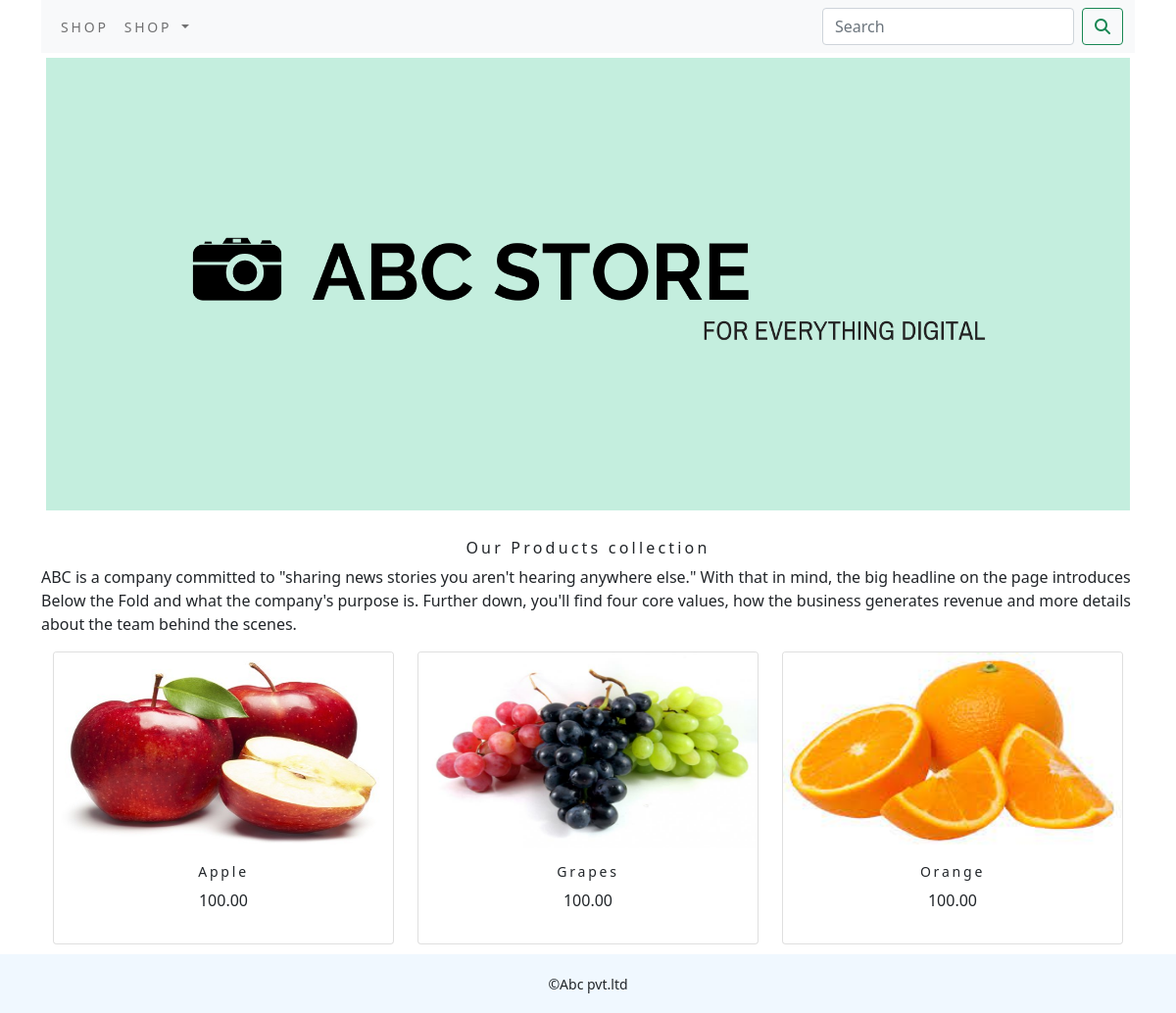
The app's page /shop/ with its own data.
### shop/models.py (models this page shows, shortened)
class Product(models.Model):
    name = models.CharField(max_length=250, unique=True)
    slug = models.SlugField(max_length=250, unique=True)
    description = models.TextField(blank=True)
    price = models.DecimalField(max_digits=10, decimal_places=2)
    category = models.ForeignKey(Category, on_delete=models.CASCADE)
    image = models.ImageField(upload_to='product', blank=True)
    stock = models.IntegerField()
    available = models.BooleanField(default=True)
    created = models.DateTimeField(auto_now_add=True)
    updated = models.DateTimeField(auto_now=True)
    def get_url(self):
        return reverse('shop:prodCatdetail', args=[self.category.slug, self.slug])
    class Meta:
        ordering = ('name',)
        verbose_name = 'product'
        verbose_name_plural = 'products'

### shop/views.py (the view)
# urls.py: path('', views.allProdCat, name='allProdCat'),
def allProdCat(request, c_slug=None):
    c_page = None
    products_list = None
    if c_slug != None:
        c_page = get_object_or_404(Category, slug=c_slug)
        products_list = Product.objects.all().filter(category=c_page, available=True)
    else:
        products_list = Product.objects.all().filter(available=True)
    paginator = Paginator(products_list, 3)
    try:
        page = int(request.Get('page', '1'))
    except:
        page = 1
    try:
        products = paginator.page(page)
    except(EmptyPage, InvalidPage):
        products = paginator.page(paginator.num_pages)
    return render(request, "category.html", {'category': c_page, 'products': products})

### cart/context_processors.py (called while the page is built)
def counter(request):
    item_count = 0
    if 'admin' in request.path:
        return {}
    else:
        try:
            cart = Cart.objects.filter(cart_id=_cart_id(request))
            cart_items = CartItem.objects.all().filter(cart=cart[:1])
            for cart_item in cart_items:
                item_count += cart_item.quantity
        except Cart.DoesNotExist:
            item_count = 0
    return dict(item_count=item_count)

### cart/views.py (called while the page is built)
def _cart_id(request):
    cart = request.session.session_key
    if not cart:
        cart = request.session.create()
    return cart

### shop/context_processors.py (called while the page is built)
def menu_links(request):
    links = Category.objects.all()
    return dict(links=links)

### shop/models.py (called while the page is built)
    def get_url(self):
        return reverse('shop:products_by_category', args=[self.slug])

### templates/category.html (shortened to what this page needs)
{% extends 'base.html' %}
{% load static %}
{% block content %}
<div class="mx_auto">
    {% if category %}
       <img class="my_image" src="{{category.image.url}}"alt="{{category.name}}">
</div>
       <br>
<div>
       <h1 class="text-center my_title">{{category.name}}</h1>
       <p class="text-justify">{{category.description}}</p>
   {% else %}
     <div>
     <img class="my_banner my_image_padding" src="{% static 'img/banner.png'  %}" alt="our products" >
        </div>
<br>
   <div>
      <h1 class="text-center my_title">
         Our Products collection
      </h1>
       <p class="text-justify">ABC is a company committed to "sharing news stories you aren't hearing anywhere else." With that in mind, the big headline on the page introduces Below the Fold and what the company's purpose is. Further down, you'll find four core values, how the business generates revenue and more details about the team behind the scenes. </p>
   </div>
</div>
   {% endif %}
<div class="container">
    <div class="row mx_auto">
        {% for product in products.object_list %}
        <div class="my_bottom_margin col-9 col-sm-12 col-md-4 col-lg-4">
            <div class="card text-center" style="min-width:18rem">
                <a href="{{product.get_url}}"> <img class="card-img-top my_image" src="{{ product.image.url}}"alt="{{product.name}}"></a>
               <div class="card-body">
                <h4>{{product.name}}</h4>
                <p>{{product.price}}</p>
                </div>
            </div>
        </div>
        {% endfor %}
    </div>
</div>
</div>
{% endblock %}

### templates/base.html (shortened to what this page needs)
{% load static %}
<!DOCTYPE html>
<html lang="en">
<head>
    <link rel="stylesheet" href="{% static 'css/custom.css' %}">
       <link href="{% static 'css/bootstrap.min.css' %}" rel="stylesheet" >
</head>
<body>
<div class="container">
{% include 'navbar.html' %}
{% block content %}
{% endblock %}
{% include 'footer.html' %}
</body>
</html>

### templates/header.html (shortened to what this page needs)
{% load static %}

### templates/navbar.html (shortened to what this page needs)
<nav class="navbar navbar-expand-lg navbar-light bg-light">
  <div class="container-fluid">
    <div class="collapse navbar-collapse" id="navbarSupportedContent">
      <ul class="navbar-nav me-auto mb-2 mb-lg-0">
        <li class="nav-item">
          <a class="nav-link" href="#">Shop</a>
        </li>
        <li class="nav-item dropdown {% if 'shop' in request.path %} active {% endif %}">
          <a class="nav-link dropdown-toggle" href="#" id="navbarDropdown" role="button" data-bs-toggle="dropdown" aria-expanded="false">
            Shop
          </a>
        </li>
      </ul>
      <form class="d-flex" action="{% url 'search_app:SearchResult' %}" method="get">
        <input class="form-control me-2" type="search" placeholder="Search" name="q" aria-label="Search">
        <button class="btn btn-outline-success" type="submit"><i class="fa fa-search"></i></button>
      </form>
    </div>
  </div>
</nav>

### templates/footer.html
<div class="footer navbar-fixed-bottom my_footer">
    <p class="text-center">&copy;Abc pvt.ltd</p>
</div>

### static/css/custom.css (style rules this page uses)
body { font-family:font-family: 'Roboto', sans-serif; }
.nav-item { letter-spacing : .2em; font-size : 14px; text-transform :uppercase; }
.my_footer { background-color:#f0f8ff; height:60px; }
.my_footer p { padding-top:20px; font-size:14px; }
.my_image { width:100%; height:200px; }
.my_banner { width:100%; height:auto; }
.my_title { font-size:16px; text_transform:uppercase; letter-spacing:.2em; }
.my_image_padding { padding:5px; }
.my_bottom_margin { margin-bottom : 10px; }
.card-body h4 { font-size:14px; text_transform : uppercase; letter-spacing : .2em; }

### records on screen
Product: image (picture), name "Apple", price "100.00"
Product: image (picture), name "Grapes", price "100.00"
Product: image (picture), name "Orange", price "100.00"
